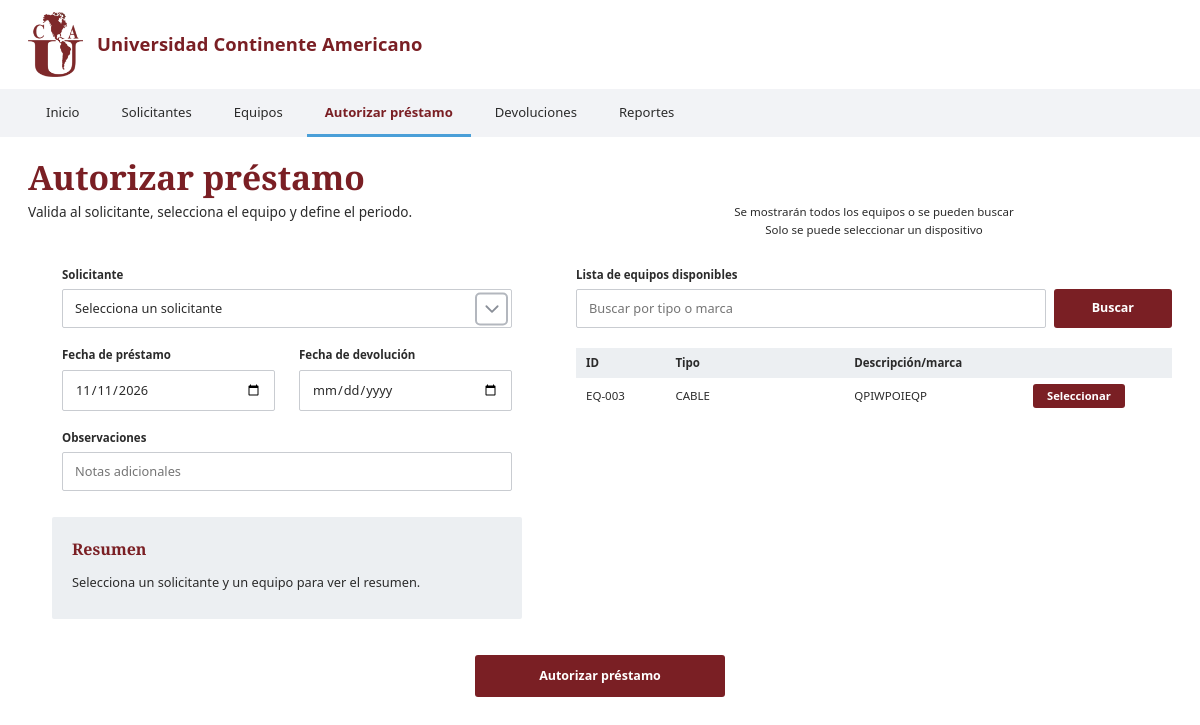
/autorizar.php, run on the app's committed database.
### tables this page shows
CREATE TABLE `equipo` (
  `id_equipo` int NOT NULL AUTO_INCREMENT,
  `id_tipo` int NOT NULL,
  `descripcion` varchar(150) DEFAULT NULL,
  `observaciones` varchar(200) DEFAULT NULL,
  `estado` int NOT NULL DEFAULT '1',
  PRIMARY KEY (`id_equipo`),
  KEY `id_tipo_idx` (`id_tipo`),
  CONSTRAINT `id_tipo` FOREIGN KEY (`id_tipo`) REFERENCES `tipoequipo` (`id_tipo`) ON DELETE RESTRICT
);

CREATE TABLE `tipoequipo` (
  `id_tipo` int NOT NULL AUTO_INCREMENT,
  `nombre` varchar(45) NOT NULL,
  PRIMARY KEY (`id_tipo`),
  UNIQUE KEY `nombre_UNIQUE` (`nombre`)
);

### autorizar.php (the view, shortened to what this page needs)
<?php
include "conexion.php";
$q              = trim($_GET['q'] ?? "");
$fecha_prestamo = $_GET['fecha_prestamo'] ?? date('Y-m-d');
$fecha_limite   = $_GET['fecha_limite'] ?? "";
$observaciones  = $_GET['observaciones'] ?? "";
$id_equipo      = (int) ($_GET['nuevo_equipo'] ?? $_GET['id_equipo'] ?? 0);
$sql = "SELECT e.id_equipo, t.nombre AS tipo, e.descripcion
        FROM equipo e
        INNER JOIN tipoequipo t ON t.id_tipo = e.id_tipo
        WHERE e.estado = 1";
$sql .= " ORDER BY e.id_equipo ASC";
$stmt = $conexion->prepare($sql);
$stmt->execute();
$equipos = $stmt->get_result();
$resumen = "Selecciona un solicitante y un equipo para ver el resumen.";
?>
<!DOCTYPE html>
<html lang="es">
<head>
  <link rel="stylesheet" href="style.css">
</head>
<body>
  <?php include "encabezado.php"; ?>
  <main class="col-izq-ancha">
    <div class="cabecera-pantalla">
      <h1>Autorizar préstamo</h1>
      <p class="subtitulo">Valida al solicitante, selecciona el equipo y define el periodo.</p>
      <p class="nota nota-lateral">
        Se mostrarán todos los equipos o se pueden buscar<br>
        Solo se puede seleccionar un dispositivo
      </p>
    </div>
    <form action="autorizar.php" method="get">
      <div class="dos-columnas">
        <div class="formulario">
          <div class="campo">
            <label for="solicitante">Solicitante</label>
            <div class="select-caja">
              <select id="solicitante" name="solicitante" required>
                <option value="">Selecciona un solicitante</option>
              </select>
            </div>
          </div>
          <div class="campos-fila">
            <div class="campo">
              <label for="fecha_prestamo">Fecha de préstamo</label>
              <input type="date" id="fecha_prestamo" name="fecha_prestamo"
                     value="<?= htmlspecialchars($fecha_prestamo) ?>" required>
            </div>
            <div class="campo">
              <label for="fecha_devolucion">Fecha de devolución</label>
              <input type="date" id="fecha_devolucion" name="fecha_limite"
                     value="<?= htmlspecialchars($fecha_limite) ?>"
                     min="<?= htmlspecialchars($fecha_prestamo) ?>" required>
            </div>
          </div>
          <div class="campo" style="margin: 18px 0 0;">
            <label for="observaciones">Observaciones</label>
            <input type="text" id="observaciones" name="observaciones" maxlength="200"
                   value="<?= htmlspecialchars($observaciones) ?>"
                   placeholder="Notas adicionales">
          </div>
          <div class="resumen">
            <h2>Resumen</h2>
            <p id="resumen-texto"><?= htmlspecialchars($resumen) ?></p>
          </div>
        </div>
        <section class="lista">
          <label class="lista-titulo" for="buscar">Lista de equipos disponibles</label>
          <div class="busqueda">
            <input type="search" id="buscar" name="q" value="<?= htmlspecialchars($q) ?>"
                   placeholder="Buscar por tipo o marca">
            <button type="submit" class="btn" formaction="autorizar.php" formmethod="get"
                    formnovalidate>Buscar</button>
          </div>
          <table class="tabla tabla-equipos">
            <thead>
              <tr>
                <th>ID</th>
                <th>Tipo</th>
                <th>Descripción/marca</th>
                <th></th>
              </tr>
            </thead>
            <tbody>
              <?php if ($equipos->num_rows > 0) { ?>
                <?php while ($f = $equipos->fetch_assoc()) { ?>
                  <tr>
                    <td>EQ-<?= str_pad($f['id_equipo'], 3, "0", STR_PAD_LEFT) ?></td>
                    <td><?= htmlspecialchars($f['tipo']) ?></td>
                    <td><?= htmlspecialchars($f['descripcion']) ?></td>
                    <td>
                      <button type="submit" name="nuevo_equipo" value="<?= $f['id_equipo'] ?>"
                              formaction="autorizar.php" formmethod="get" formnovalidate
                              class="btn btn-sm <?= $f['id_equipo'] == $id_equipo ?
                              'btn-claro' : '' ?>">Seleccionar
                      </button>
                    </td>
                  </tr>
                <?php } ?>
              <?php } else { ?>
                <tr><td colspan="4">No hay equipos disponibles.</td></tr>
              <?php } ?>
            </tbody>
          </table>
        </section>
      </div>
      <div class="acciones-centro">
        <button type="submit" class="btn btn-ancho" formaction="guardar_prestamo.php"
                formmethod="post">Autorizar préstamo</button>
      </div>
    </form>
  </main>
</body>
</html>

### style.css (style rules this page uses)
:root { --vino: #7a1f24; --vino-hover: #5c1519; --azul: #4a9fd8; --fondo: #ffffff; --barra: #f2f3f6; --circulo: #eceff2; --texto: #2b2b2b; --texto-suave: #5d6168; --serif: "Libre Baskerville", Georgia, "Times New Roman", serif; --sans: "Source Sans 3", "Segoe UI", system-ui, sans-serif; }
*, *::before, *::after { box-sizing: border-box; }
body { margin: 0; background: var(--fondo); color: var(--texto); font-family: var(--sans); font-size: 16px; line-height: 1.5; min-height: 100vh; }
main { padding: 20px 28px 56px; }
h1 { font-family: var(--serif); font-weight: 700; font-size: clamp(1.7rem, 3.2vw, 2.1rem); color: var(--vino); margin: 0 0 4px; line-height: 1.2; }
.subtitulo { margin: 0; font-size: .85rem; }
:root { --borde: #c9ccd1; }
.dos-columnas { display: grid; grid-template-columns: var(--col-izq, 320px) 1fr; gap: var(--gap-col, 40px); margin-top: 44px; padding-left: var(--sangria, 22px); align-items: start; }
.campo { margin-bottom: 18px; }
.campo label, .lista-titulo { display: block; font-size: .72rem; font-weight: 700; margin-bottom: 6px; }
.campo input, .busqueda input { width: 100%; padding: 9px 12px; font: inherit; font-size: .8rem; color: var(--texto); background: var(--fondo); border: 1px solid var(--borde); border-radius: 2px; }
.btn { background: var(--vino); color: var(--fondo); font: inherit; font-size: .78rem; font-weight: 700; border: 0; border-radius: 3px; padding: 11px 40px; cursor: pointer; }
.busqueda { display: flex; gap: 8px; margin-bottom: 20px; }
.busqueda input { flex: 1; }
.busqueda .btn { padding: 0 38px; }
.tabla { width: 100%; border-collapse: collapse; font-size: .72rem; }
.tabla th, .tabla td { text-align: left; padding: 11px 10px; }
.tabla thead th { background: var(--circulo); font-weight: 700; }
.nota { text-align: center; font-size: .68rem; margin: 14px 0 0; }
.col-izq-ancha { --col-izq: min(450px, 44vw); --gap-col: 64px; --sangria: 34px; }
.cabecera-pantalla { position: relative; }
.nota-lateral { position: absolute; top: 46px; left: calc(var(--sangria, 22px) + var(--col-izq, 320px) + var(--gap-col, 40px)); right: 0; margin: 0; text-align: center; font-size: .72rem; }
.campos-fila { display: grid; grid-template-columns: 1fr 1fr; gap: 24px; }
.campos-fila .campo { margin-bottom: 0; }
.select-caja { position: relative; }
.campo select { width: 100%; padding: 9px 48px 9px 12px; font: inherit; font-size: .8rem; color: var(--texto); background: var(--fondo); border: 1px solid var(--borde); border-radius: 2px; -webkit-appearance: none; appearance: none; }
.select-caja::after { content: ""; position: absolute; right: 4px; top: 50%; transform: translateY(-50%); width: 33px; height: 33px; border: 2px solid #b3b7be; border-radius: 5px; pointer-events: none; }
.resumen { background: var(--circulo); padding: 20px 20px 26px; border-radius: 2px; margin: 26px -10px 0; }
.resumen h2 { font-family: var(--serif); font-weight: 700; font-size: 1rem; color: var(--vino); margin: 0 0 12px; }
.resumen p { margin: 0; font-size: .8rem; }
.tabla-equipos { table-layout: fixed; }
.tabla-equipos th:nth-child(1) { width: 15%; }
.tabla-equipos th:nth-child(2) { width: 30%; }
.tabla-equipos th:nth-child(3) { width: 30%; }
.tabla-equipos th:nth-child(4) { width: 25%; }
.tabla-equipos th, .tabla-equipos td { padding: 6px 10px; vertical-align: middle; }
.btn-sm { padding: 4px 14px; font-size: .7rem; }
.btn-ancho { min-width: 250px; padding: 12px 40px; }
.acciones-centro { display: flex; justify-content: center; margin-top: 36px; }

### data on the page
equipo: id_equipo "003", id_tipo.nombre "CABLE", descripcion "QPIWPOIEQP"

### other printed values
$texto "Inicio"
$texto "Solicitantes"
$texto "Equipos"
$texto "Autorizar préstamo"
$texto "Devoluciones"
$texto "Reportes"
$resumen "Selecciona un solicitante y un equipo para ver el resumen."
